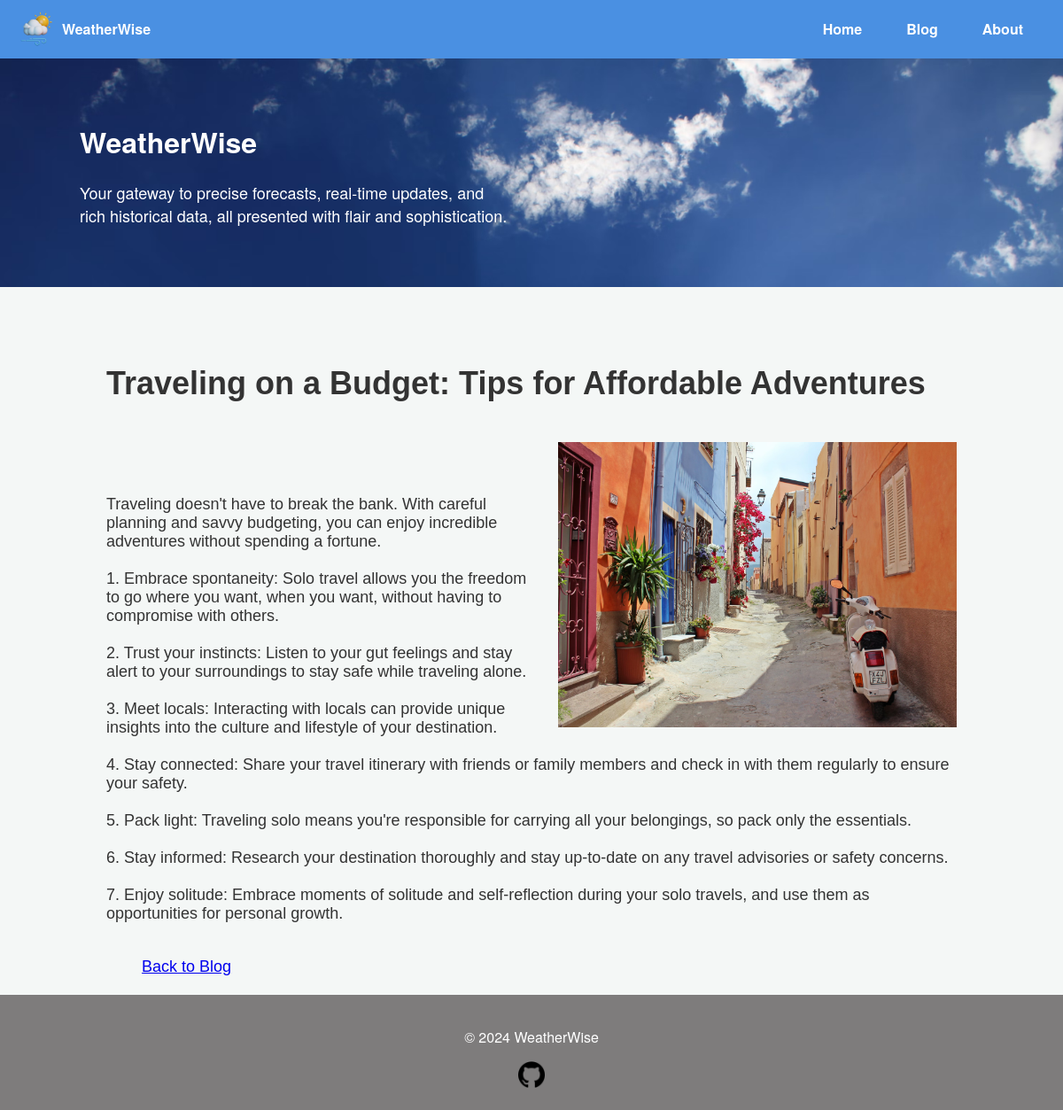
Page /blog/article/3 on the committed database.
### app/models.py (models this page shows, shortened)
class Article(Base):
    __tablename__ = 'articles'
    id = Column(Integer, primary_key=True, autoincrement=True)
    title = Column(String)
    content = Column(String)
    category_id = Column(Integer, ForeignKey('categories.id'))
    category = relationship('Category', back_populates='articles')
    photo_url = Column(String)

### app/routes/blog.py (the view)
@blog_bp.route('/blog/article/<int:article_id>')
def article(article_id):
    session = Session()
    article = session.query(Article).get(article_id)
    if article is None:
        session.close()
        abort(404)
    session.close()
    return render_template('article.html', article=article)

### app/__init__.py (called while the page is built)
def create_app():
    app = Flask(__name__)
    app.config.from_object(Config)
    app.register_blueprint(main_bp)
    app.register_blueprint(blog_bp)
    Base.metadata.create_all(bind=engine)
    @app.errorhandler(404)
    def page_not_found(error):
        return render_template('404.html'), 404
    @app.errorhandler(500)
    def internal_server_error(error):
        return render_template('500.html'), 500
    @app.teardown_appcontext
    def shutdown_session(exception=None):
        session = getattr(g, '_session', None)
        if session is not None:
            session.close()
    return app

### app/templates/article.html (shortened to what this page needs)
{% extends "layout.html" %}
{% block styles %}
<link rel="stylesheet" href="{{ url_for('static', filename='css/article.css') }}">
{% endblock %}
{% block content %}
    <div class="article-content">
        <h1>{{ article.title }}</h1>
        <img src="{{ article.photo_url }}" alt="{{ article.title }}"class="styled-image">
        <pre class="article-content">{{ article.content }}</pre>
        <a href="{{ url_for('blog.blog', category_id=article.category_id) }}">Back to Blog</a>
    </div>
{% endblock %}

### app/static/css/common.css (style rules this page uses)
body { font-family: 'Helvetica Neue', Helvetica, Arial, sans-serif; margin: 0; padding: 0; color: #333; background: #f4f7f6; }
html, body { height: 100%; margin: 0; display: flex; flex-direction: column; }

### app/static/css/article.css (style rules this page uses)
.article-content { white-space: pre-wrap; font-size: 18px; font-family: "Arial", sans-serif; }
.styled-image { float: right; width: 450px; height: auto; margin-left: 20px; }

### rows in the picture
Article: title "Traveling on a Budget: Tips for Affordable Adventures", photo_url (picture), content "Traveling doesn't have to break the bank. With careful planning and savvy budgeting, you can enjoy incredible adventures without spending a fortune. 1. Embrace spontaneity: Solo travel allows you the freedom to go where you want, when you want, without having to compromise with others. 2. Trust your instincts: Listen to your gut feelings and stay alert to your surroundings to stay safe while traveling alone. 3. Meet locals: Interacting with locals can provide unique insights into the culture and lifestyle of your destination. 4. Stay connected: Share your travel itinerary with friends or family members and check in with them regularly to ensure your safety. 5. Pack light: Traveling solo…"
